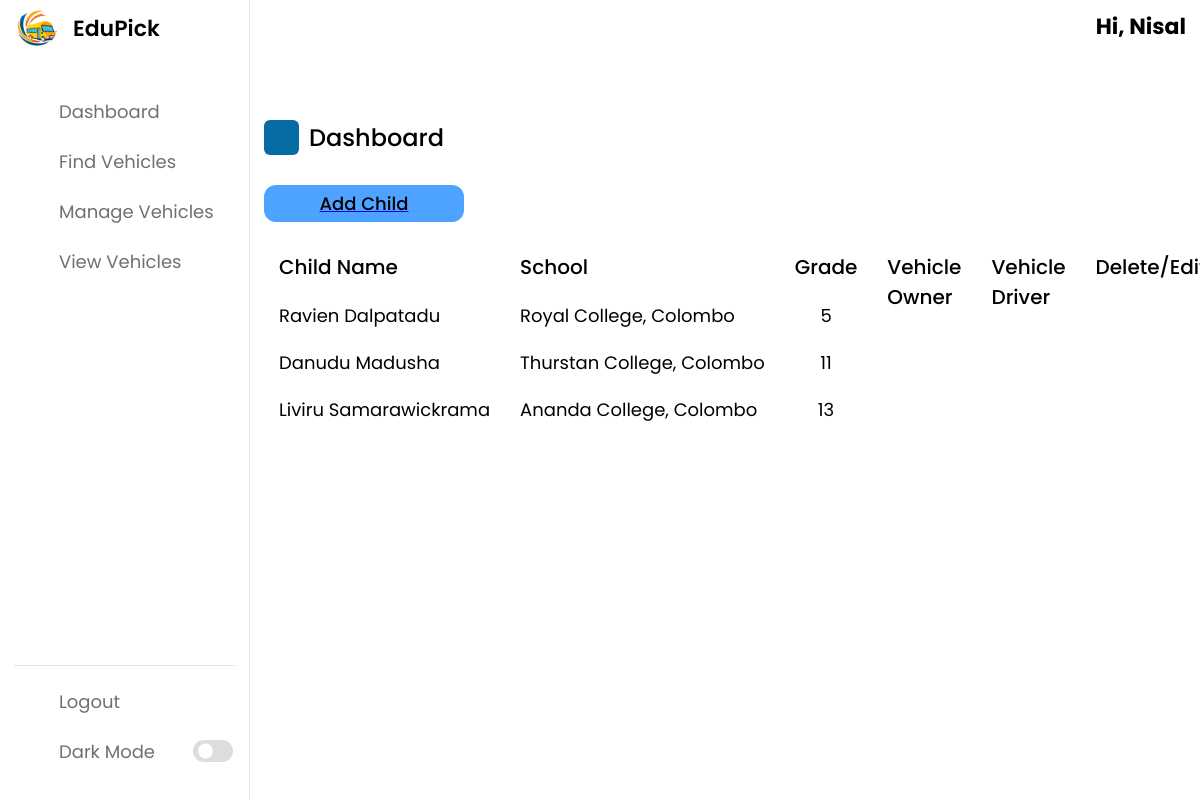
The app's page /parents/manageChildren (signed in) with its own data.
### tables this page shows
CREATE TABLE `child` (
  `childID` int NOT NULL,
  `firstName` varchar(30) NOT NULL,
  `lastName` varchar(30) NOT NULL,
  `school` varchar(255) NOT NULL,
  `grade` int NOT NULL,
  `absentState` tinyint(1) NOT NULL,
  `parentID` int NOT NULL,
  `vanID` int DEFAULT NULL,
  `regDate` timestamp NOT NULL DEFAULT CURRENT_TIMESTAMP,
  `isDeleted` tinyint(1) NOT NULL DEFAULT '0'
);

### app/controllers/Parents.php (called while the page is built, shortened)
<?php
    class Parents extends Controller {
        public function __construct(){
            $this->parentModel = $this->model('Parent_');
        }
        public function manageChildren(){
            $data = [
                'children' => $this->parentModel->getChildren($_SESSION['user_id'])
            ];
            $this->view('parents/manageChildren', $data);
        }
}

### app/libraries/Core.php (called while the page is built, shortened)
<?php
class Core {
    protected $currentMethod = 'index';
    public function __construct(){
        $url = $this->getURL();
       $url = $url ?? ['pages'];
        if(file_exists('../app/controllers/' . ucwords($url[0]) . '.php')){
            unset($url[0]);
        }
        $this->currentController = new $this->currentController;
        if(isset($url[1])){
            if(method_exists($this->currentController, $url[1])){
                $this->currentMethod = $url[1];
                unset($url[1]);
            }
        }
        $this->params = $url ? array_values($url) : [];
        call_user_func_array([$this->currentController, $this->currentMethod], $this->params);
    }
    public function getURL(){
        if(isset($_GET['url'])){
            $url = rtrim($_GET['url'], '/');
            $url = filter_var($url, FILTER_SANITIZE_URL);
            $url = explode('/', $url);
            return $url;
        }
    }
}

### public/index.php (called while the page is built, shortened)
<?php
  $init = new Core;

### app/libraries/Database.php (called while the page is built, shortened)
<?php
     class Database {
        private $host = DB_HOST;
        private $user = DB_USER;
        private $pass = DB_PASS;
        private $dbname = DB_NAME;
        private $dbh;
        private $stmt;
        public function __construct(){
            $dsn = 'mysql:host=' . $this->host . ';dbname=' . $this->dbname;
            $options = array(
                PDO::ATTR_PERSISTENT => true,
                PDO::ATTR_ERRMODE => PDO::ERRMODE_EXCEPTION
            );
            try{
                $this->dbh = new PDO($dsn, $this->user, $this->pass, $options);
            } catch(PDOException $e){
                $this->error = $e->getMessage();
                echo $this->error;
            }
        }
        public function query($sql){
            $this->stmt = $this->dbh->prepare($sql);
        }
        public function bind($param, $value, $type = null){
            if(is_null($type)){
                switch(true){
                    case is_int($value):
                        $type = PDO::PARAM_INT;
                        break;
                }
            }
            $this->stmt->bindValue($param, $value, $type);
        }
        public function execute(){
            return $this->stmt->execute();
        }
        public function resultSet(){
            $this->execute();
            return $this->stmt->fetchAll(PDO::FETCH_OBJ);
        }
     }

### app/models/Parent_.php (called while the page is built, shortened)
<?php
    class Parent_ {
        private $db;
        public function __construct(){
            $this->db = new Database;
        }
        public function getChildren($parent_id){
            $this->db->query('SELECT * FROM child WHERE parentID = :parent_id AND isDeleted = 0');
            $this->db->bind(':parent_id', $parent_id);
            $results = $this->db->resultSet();
            return $results;
        }
    }

### app/views/parents/manageChildren.php (the view, shortened to what this page needs)
<?php require APPROOT . '/views/inc/header.php'; ?>
<link rel="stylesheet" href="<?php echo URLROOT; ?>/parent/style.css" />
<link rel="stylesheet" href="https://unicons.iconscout.com/release/v4.0.0/css/line.css">
</head>
<body>
    <?php require APPROOT . '/views/inc/parentNav.php'; ?>
    <div class="dash-content">
        <div class="overview">
            <div class="title">
                <i class="uil uil-tachometer-fast-alt"></i>
                <span class="text">Dashboard</span>
            </div>
            <div class="boxes">
                <a href="<?php echo URLROOT; ?>/parents/addChild">
                    <div class="box box1">
                        <span class="text">Add Child</span>
                    </div>
                </a>
            </div>
        </div>
        <div class="activity">
            <div class="activity-data">
                <div class="data names">
                    <span class="data-title">Child Name</span>
                    <?php foreach ($data['children'] as $child): ?>
                        <span class="data-list">
                            <?php echo $child->firstName; ?>
                            <?php echo $child->lastName; ?>
                        </span>
                    <?php endforeach; ?>
                </div>
                <div class="data email">
                    <span class="data-title">School</span>
                    <?php foreach ($data['children'] as $child): ?>
                        <span class="data-list">
                            <?php echo $child->school; ?>
                        </span>
                    <?php endforeach; ?>
                </div>
                <div class="data joined">
                    <span class="data-title">Grade</span>
                    <?php foreach ($data['children'] as $child): ?>
                        <span class="data-list data-grade">
                            <?php echo $child->grade; ?>
                        </span>
                    <?php endforeach; ?>
                </div>
                <div class="data type">
                    <span class="data-title">Vehicle Owner</span>
                </div>
                <div class="data status">
                    <span class="data-title">Vehicle Driver</span>
                </div>
                <div class="data icons">
                    <span class="data-title">Delete/Edit</span>
                </div>
            </div>
        </div>
    </div>
    </section>
    <?php require APPROOT . '/views/inc/footer.php'; ?>

### app/libraries/Controller.php (shortened to what this page needs)
<?php
class Controller
{
    public function model($model)
    {
        return new $model();
    }
    public function view($view, $data = [])
    {
        if (file_exists('../app/views/' . $view . '.php')) {
            require_once '../app/views/' . $view . '.php';
        } else {
            die('View does not exist');
        }
    }
}

### app/views/inc/header.php (shortened to what this page needs)
<!DOCTYPE html>
<html lang="en">
<head>
    <link rel="stylesheet" href="<?php echo URLROOT; ?>/css/style.css">

### app/views/inc/parentNav.php (shortened to what this page needs)
<nav>
    <div class="logo-name">
        <div class="logo-image">
            <img src="<?php echo URLROOT; ?>/auth/logo.png" alt="">
        </div>
        <span class="logo_name">EduPick</span>
    </div>
    <div class="menu-items">
        <ul class="nav-links">
            <li><a href="<?php echo URLROOT; ?>/parents/index">
                    <i class="uil uil-estate"></i>
                    <span class="link-name">Dashboard</span>
                </a></li>
            <li><a href="<?php echo URLROOT; ?>/parents/selectChild">
                    <i class="uil uil-search"></i>
                    <span class="link-name">Find Vehicles</span>
                </a></li>
            <li><a href="#">
                    <i class="uil uil-chart"></i>
                    <span class="link-name">Manage Vehicles</span>
                </a></li>
            <li><a href="#">
                    <i class="uil uil-bus-school"></i>
                    <span class="link-name">View Vehicles</span>
                </a></li>
        </ul>
        <ul class="logout-mode">
            <li><a href="<?php echo URLROOT; ?>/users/logout">
                    <i class="uil uil-signout"></i>
                    <span class="link-name">Logout</span>
                </a></li>
            <li class="mode">
                <a>
                    <i class="uil uil-moon"></i>
                    <span class="link-name">Dark Mode</span>
                </a>
                <div class="mode-toggle">
                    <span class="switch"></span>
                </div>
            </li>
        </ul>
    </div>
</nav>
<section class="dashboard">
    <div class="top">
        <div class="user-profile">
            <h2>Hi,
                <?php echo $_SESSION['user_fname']; ?>
            </h2>
        </div>
    </div>

### app/views/inc/footer.php (shortened to what this page needs)
</body>
</html>

### public/parent/style.css (style rules this page uses)
* { margin: 0; padding: 0; box-sizing: border-box; font-family: 'Poppins', sans-serif; }
:root { --primary-color: #066ca3; --panel-color: #FFF; --text-color: #000; --black-light-color: #707070; --border-color: #e6e5e5; --toggle-color: #DDD; --box1-color: #4DA3FF; --title-icon-color: #fff; --delete-edit-color: #4DA3FF; --child-card-color: #f2f2f2; --tran-05: all 0.5s ease; --tran-03: all 0.3s ease; --tran-03: all 0.2s ease; }
body { min-height: 100vh; background-color: var(--primary-color); }
nav { position: fixed; top: 0; left: 0; height: 100%; width: 250px; padding: 10px 14px; background-color: var(--panel-color); border-right: 1px solid var(--border-color); transition: var(--tran-05); }
nav .logo-name { display: flex; align-items: center; }
nav .logo-image { display: flex; justify-content: center; min-width: 45px; }
nav .logo-image img { width: 40px; object-fit: cover; border-radius: 50%; }
nav .logo-name .logo_name { font-size: 22px; font-weight: 600; color: var(--text-color); margin-left: 14px; transition: var(--tran-05); }
nav .menu-items { margin-top: 40px; height: calc(100% - 90px); display: flex; flex-direction: column; justify-content: space-between; }
.menu-items li { list-style: none; }
.menu-items li a { display: flex; align-items: center; height: 50px; text-decoration: none; position: relative; }
.menu-items li a i { font-size: 24px; min-width: 45px; height: 100%; display: flex; align-items: center; justify-content: center; color: var(--black-light-color); }
.menu-items li a .link-name { font-size: 18px; font-weight: 400; color: var(--black-light-color); transition: var(--tran-05); }
.menu-items .logout-mode { padding-top: 10px; border-top: 1px solid var(--border-color); }
.menu-items .mode { display: flex; align-items: center; white-space: nowrap; }
.menu-items .mode-toggle { position: absolute; right: 14px; height: 50px; min-width: 45px; display: flex; align-items: center; justify-content: center; cursor: pointer; }
.mode-toggle .switch { position: relative; display: inline-block; height: 22px; width: 40px; border-radius: 25px; background-color: var(--toggle-color); }
.switch:before { content: ""; position: absolute; left: 5px; top: 50%; transform: translateY(-50%); height: 15px; width: 15px; background-color: var(--panel-color); border-radius: 50%; transition: var(--tran-03); }
.dashboard { position: relative; left: 250px; background-color: var(--panel-color); min-height: 100vh; width: calc(100% - 250px); padding: 10px 14px; transition: var(--tran-05); }
.dashboard .top { position: fixed; top: 0; left: 250px; display: flex; width: calc(100% - 250px); justify-content: space-between; align-items: center; padding: 10px 14px; background-color: var(--panel-color); transition: var(--tran-05); z-index: 10; }
.dashboard .dash-content { padding-top: 50px; }
.dash-content .title { display: flex; align-items: center; margin: 60px 0 30px 0; }
.dash-content .title i { position: relative; height: 35px; width: 35px; background-color: var(--primary-color); border-radius: 6px; color: var(--title-icon-color); display: flex; align-items: center; justify-content: center; font-size: 24px; }
.dash-content .title .text { font-size: 24px; font-weight: 500; color: var(--text-color); margin-left: 10px; }
.dash-content .boxes { display: flex; align-items: center; justify-content: space-between; margin-bottom: 30px; flex-wrap: wrap; }
.dash-content .boxes .box { display: flex; flex-direction: column; align-items: center; border-radius: 12px; width: 200px; padding: 5px 5px; background-color: var(--box1-color); transition: var(--tran-05); }
.boxes .box .text { white-space: nowrap; font-size: 18px; font-weight: 500; color: var(--text-color); }
.dash-content .activity .activity-data { display: flex; justify-content: space-between; width: 100%; }
.activity .activity-data { display: flex; }
.activity-data .data { display: flex; flex-direction: column; margin: 0 15px; }
.activity-data .data-title { font-size: 20px; font-weight: 500; color: var(--text-color); }
.activity-data .data .data-list { font-size: 18px; font-weight: 400; margin-top: 20px; white-space: nowrap; color: var(--text-color); }
.data-grade { display: flex; justify-content: space-evenly; }
.user-profile { display: flex; justify-content: space-evenly; align-items: center; color: var(--text-color); }
.user-profile h2 { font-size: 22px; padding-left: 8px; }

### records on screen
child: firstName "Ravien", lastName "Dalpatadu", school "Royal College, Colombo", grade "5"
child: firstName "Danudu", lastName "Madusha", school "Thurstan College, Colombo", grade "11"
child: firstName "Liviru", lastName "Samarawickrama", school "Ananda College, Colombo", grade "13"

### other values on screen
$_SESSION['user_fname'] "Nisal"
